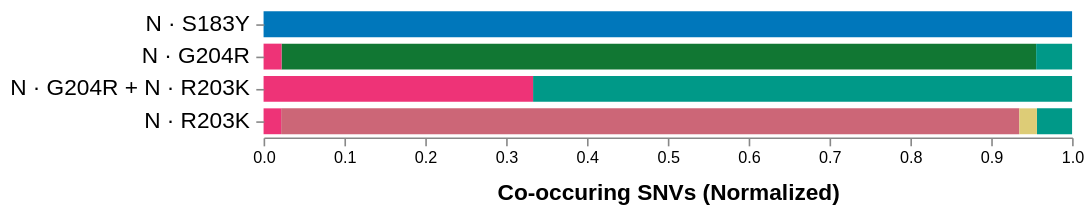

The Vega-Lite source for this figure:
### Vega specification from a JSON file in a GitHub repository (floating-point values rounded to 4 significant figures)
{"$schema": "https://vega.github.io/schema/vega/v5.json", "description": "A basic stacked bar chart example.", "width": 500, "padding": 5, "autosize": "pad", "signals": [{"name": "combiLabelsSignal", "update": "data('combi_labels')"}, {"name": "rangeStep", "value": 20}, {"name": "innerPadding", "value": 0.2}, {"name": "outerPadding", "value": 0.1}, {"name": "stackOffset", "value": "normalize"}, {"name": "xLabel", "value": "Co-occuring SNVs (Normalized)"}, {"name": "xFormat", "value": "s"}, {"name": "hoverGroup", "value": null, "on": [{"events": "rect:mouseover!", "update": "{group: datum.snv}"}, {"events": "rect:mouseout!", "update": "null"}]}, {"name": "height", "update": "yExtent[1]"}, {"name": "clearGroup", "value": true, "comment": "If clicking on anything but a combi bar, then clear the selection (by clearing the 'selection' data object)", "on": [{"events": "mouseup[!event.item]", "update": "true", "force": true}]}, {"name": "shiftGroup", "value": false, "comment": "Track whether or not the shift key is pressed. Used to select multiple combis by holding down shift before clicking", "on": [{"events": "@combibars:click", "update": "event.shiftKey", "force": true}, {"events": "@yAxisLabels:click", "update": "event.shiftKey", "force": true}]}, {"name": "clickedGroups", "value": null, "comment": "Track clicks on the combi bars, for selection purposes", "on": [{"events": "@combibars:click", "update": "{group: datum.snv}", "force": true}, {"events": "@yAxisLabels:click", "update": "{group: datum.value}", "force": true}]}], "data": [{"name": "selectedGroups", "values": [{"group": "N|62|E|V"}], "on": [{"trigger": "clearGroup", "remove": true}, {"trigger": "!shiftGroup", "remove": true}, {"trigger": "!shiftGroup && clickedGroups", "insert": "clickedGroups"}, {"trigger": "shiftGroup && clickedGroups", "toggle": "clickedGroups"}]}, {"name": "cooccurrence_data", "format": {"parse": {"combi": "string", "combiName": "string", "snv": "string", "count": "number", "snvName": "string"}}, "values": [{"combi": "N|183|S|Y", "combiName": "N · S183Y", "snv": "N|147|G|S", "snvName": "N · G147S", "color": "#0077bb", "count": 1}, {"combi": "N|204|G|R", "combiName": "N · G204R", "snv": "N|203|R|K", "snvName": "N · R203K", "color": "#117733", "count": 42}, {"combi": "N|204|G|R", "combiName": "N · G204R", "snv": "N|366|T|I", "snvName": "N · T366I", "color": "#009988", "count": 2}, {"combi": "N|204|G|R", "combiName": "N · G204R", "snv": "N|151|P|S", "snvName": "N · P151S", "color": "#ee3377", "count": 1}, {"combi": "N|204|G|R + N|203|R|K", "combiName": "N · G204R + N · R203K", "snv": "N|366|T|I", "snvName": "N · T366I", "color": "#009988", "count": 2}, {"combi": "N|204|G|R + N|203|R|K", "combiName": "N · G204R + N · R203K", "snv": "N|151|P|S", "snvName": "N · P151S", "color": "#ee3377", "count": 1}, {"combi": "N|203|R|K", "combiName": "N · R203K", "snv": "N|204|G|R", "snvName": "N · G204R", "color": "#cc6677", "count": 42}, {"combi": "N|203|R|K", "combiName": "N · R203K", "snv": "N|366|T|I", "snvName": "N · T366I", "color": "#009988", "count": 2}, {"combi": "N|203|R|K", "combiName": "N · R203K", "snv": "N|151|P|S", "snvName": "N · P151S", "color": "#ee3377", "count": 1}, {"combi": "N|203|R|K", "combiName": "N · R203K", "snv": "N|232|S|T", "snvName": "N · S232T", "color": "#ddcc77", "count": 1}], "transform": [{"type": "stack", "groupby": ["combi"], "sort": {"field": "snv"}, "field": "count", "offset": {"signal": "stackOffset"}}]}, {"name": "combi_bars", "source": "cooccurrence_data", "transform": [{"type": "aggregate", "groupby": ["combi", "combiName"]}, {"type": "formula", "as": "span", "expr": "rangeStep * bandspace(1, innerPadding, outerPadding)"}, {"type": "stack", "field": "span"}, {"type": "extent", "field": "y1", "signal": "yExtent"}]}, {"name": "combi_labels", "source": "combi_bars", "transform": [{"type": "project", "fields": ["combiName"]}]}], "scales": [{"name": "yscale", "type": "band", "round": true, "range": {"step": {"signal": "rangeStep"}}, "domain": {"data": "combi_bars", "field": "combi"}, "paddingInner": {"signal": "innerPadding"}, "paddingOuter": {"signal": "outerPadding"}}, {"name": "xscale", "type": "linear", "range": "width", "nice": true, "zero": true, "domain": {"data": "cooccurrence_data", "field": "y1"}}, {"name": "yLabels", "type": "ordinal", "domain": {"data": "combi_bars", "field": "combi"}, "range": {"signal": "combiLabelsSignal"}}], "axes": [{"orient": "bottom", "scale": "xscale", "zindex": 1, "format": {"signal": "xFormat"}, "title": {"signal": "xLabel"}, "titleFontSize": 14, "titlePadding": 10}, {"orient": "left", "scale": "yscale", "domain": false, "zindex": 1, "labelFontSize": 14, "labelLimit": 400, "labelPadding": 4, "encode": {"labels": {"name": "yAxisLabels", "interactive": true, "update": {"text": {"signal": "scale('yLabels', datum.value).combiName"}, "opacity": {"value": 1.0}}, "hover": {"opacity": {"value": 0.6}}}}}], "marks": [{"name": "layer0", "type": "group", "encode": {"update": {"width": {"signal": "width"}, "height": {"signal": "height"}}}, "marks": [{"name": "combibars", "type": "rect", "from": {"data": "cooccurrence_data"}, "encode": {"enter": {"strokeWidth": {"value": 2}, "fill": {"field": "color"}}, "update": {"tooltip": {"signal": "{title: datum.snvName, 'Co-occurs with': datum.combiName, 'Count': datum.count}"}, "y": {"scale": "yscale", "field": "combi"}, "height": {"scale": "yscale", "band": 1}, "x": {"scale": "xscale", "field": "y1"}, "x2": {"scale": "xscale", "field": "y0"}, "fillOpacity": [{"test": "hoverGroup && hoverGroup.group == datum.snv", "value": 0.7}, {"value": 1.0}], "stroke": [{"test": "hoverGroup && hoverGroup.group == datum.snv", "value": "#333"}, {"value": "transparent"}], "zindex": [{"test": "hoverGroup && hoverGroup.group == datum.snv", "value": 3}, {"value": 1}]}}}]}]}
